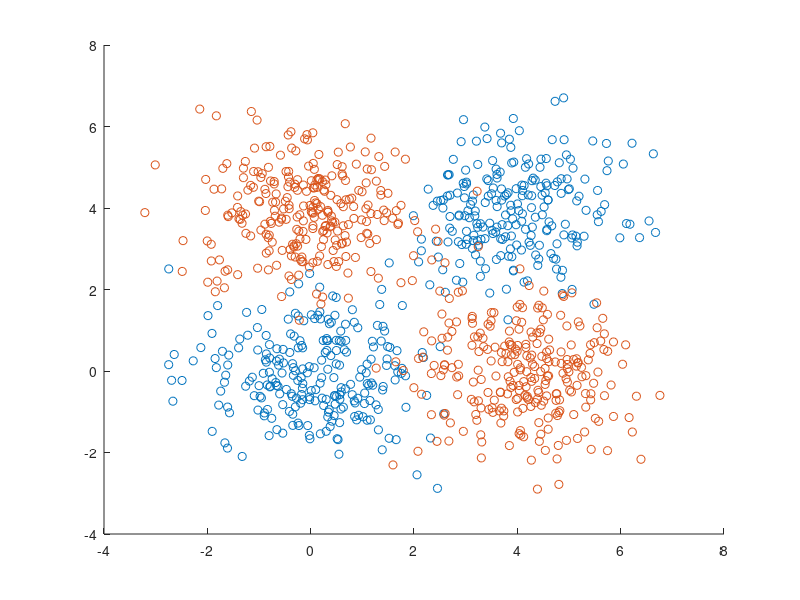

The MATLAB script that drew this image: (Note: this script raises an error after producing the figure.)
% XOR demonstration for NNET_matlab
clear all
close all
clc

%% Create data set 
N = 1000;
data = mvnrnd([0, 0], eye(2), N);
bin_idx = rand(N, 2) > 0.5;

data = data + bin_idx*4;
labels =  xor(bin_idx(:,1), bin_idx(:,2));
% little visualization
gscatter(data(:,1), data(:,2), labels)
X.data = data';
X.targets = labels'; 
%% Create network
addpath('../../NNET_matlab');
run ../load_nnet_basic.m;

in_dim = size(X.data, 1);
hid_dim = 6;
out_dim = size(X.targets, 1);

net.layers(1) = layer;
net.layers(1).W = randn(hid_dim, in_dim)/sqrt(in_dim);
net.layers(1).b = zeros(hid_dim, 1);
net.layers(1).f = hyptan;
net.layers(1).f_prime = hyptan_prime;
net.layers(1).delta_W = zeros(hid_dim, in_dim);
net.layers(1).delta_b = zeros(hid_dim, 1);
net.layers(1).grad_W = zeros(hid_dim, in_dim);
net.layers(1).grad_b = zeros(hid_dim, 1);

net.layers(2) = layer;
net.layers(2).W = randn(out_dim, hid_dim)/sqrt(hid_dim);
net.layers(2).b = zeros(out_dim, 1);
net.layers(2).f = logistic;
net.layers(2).f_prime = logistic_prime;
net.layers(2).delta_W = zeros(out_dim, hid_dim);
net.layers(2).delta_b = zeros(out_dim, 1);
net.layers(2).grad_W = zeros(out_dim, hid_dim);
net.layers(2).grad_b = zeros(out_dim, 1);

%% Train the network
%% And Now the algorithm finally
batchsize = 100;
n_epochs = 200;
stepsize = 0.1;
[X_batches] = createMiniBatches(X, batchsize);
n_batches = size(X_batches.data, 3);
total_cost = zeros(n_batches, n_epochs);
figure(2)
for iEpc = 1:n_epochs
    fprintf('Epoch  %d\n',iEpc);
    for iBtch = 1 : n_batches
        
        net.layers = propagateForward(net.layers, X_batches.data(:,:, iBtch));
        % sample from code distribution
        Pred_label = net.layers(end).X_out;
        Pred_err = Pred_label - X_batches.targets(:,:,iBtch);
        total_cost(iBtch, iEpc) = (1/batchsize)*sum(-X_batches.targets(:,:,iBtch).*log(Pred_label) - (1-X_batches.targets(:,:,iBtch)).*log(1- Pred_label));
        diff_cost = (1/batchsize)*Pred_err./(Pred_label.*(1-Pred_label));
        % backpropagate the gradients
        net.layers = propagateBackward(net.layers, diff_cost);
        % compute updates for decoder networks
        net.layers = updateParamters(net.layers, stepsize, 'sgd');
        if mod(iBtch, 1)  == 0
            net.layers = propagateForward(net.layers, X.data);
            Pred_temp = net.layers(end).X_out;
            gscatter(X.data(1,:), X.data(2,:), Pred_temp > 0.5 )
            xlim([-4 8])
            ylim([-4 8])
            drawnow;
            pause(0.01)
        end
    end
    fprintf('Cost is %f\n', mean(total_cost(:, iEpc)));
end